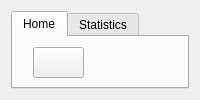
    <widget class="QWidget" name="page_4">
     <layout class="QVBoxLayout" name="verticalLayout_4">
      <item>
       <widget class="QTabWidget" name="tabWidget_3">
        <property name="styleSheet">
         <string notr="true">QTabWidget::pane {
    background: transparent;
    border: none;
}

QTabWidget::tab-bar {
    background: transparent;
}

QTabBar::tab {
    background: transparent;
    border: none;
    color: white;
    padding: 6px 12px;
}

QTabBar::tab:selected {
    background: rgba(255,255,255,0);
}

QTabBar::tab:hover {
    background: rgba(255,255,255,0.05);
}

/* Rendre la PAGE interne transparente */
QTabWidget &gt; QWidget {
    background: transparent;
    border: none;
}
</string>
        </property>
        <property name="currentIndex">
         <number>0</number>
        </property>
        <widget class="QWidget" name="tab_7">
         <attribute name="icon">
          <iconset>
           <normaloff>ressource/10.png</normaloff>ressource/10.png</iconset>
         </attribute>
         <attribute name="title">
          <string>Home</string>
         </attribute>
         <widget class="QGroupBox" name="groupBox_4">
          <property name="geometry">
           <rect>
            <x>20</x>
            <y>60</y>
            <width>461</width>
            <height>571</height>
           </rect>
          </property>
          <property name="styleSheet">
           <string notr="true">QGroupBox {
    background-color: rgb(173, 216, 230);
    border: 2px solid #00A3E0;
    border-radius: 6px;
    margin-top: 20px; /* space for the title */
    padding: 10px;
    font-family: Segoe UI, Arial;
    font-size: 14px;
    font-weight: bold;
    color: #003271;
}

QGroupBox::title {
    subcontrol-origin: margin;
    subcontrol-position: top left;
    padding: 2px 8px;
    background-color: #00A3E0;
    color: white;
    border-radius: 4px;
}
</string>
          </property>
          <property name="title">
           <string/>
          </property>
          <widget class="QLineEdit" name="P_id">
           <property name="geometry">
            <rect>
             <x>200</x>
             <y>80</y>
             <width>171</width>
             <height>41</height>
            </rect>
           </property>
           <property name="styleSheet">
            <string notr="true">QLineEdit {
    color: white;
    background: transparent;
    padding: 6px 14px;
    border-radius: 18px;

    /* Bordure lumineuse bleu/cyan comme la photo */
    border: 2px solid qlineargradient(
        x1:0, y1:0, x2:1, y2:0,
        stop:0 #00eaff,
        stop:1 #6a7cff
    );
}

/* Effet glow au focus */
QLineEdit:focus {
    border: 2px solid #00eaff;
    box-shadow: 0 0 12px #00eaff;
}
</string>
           </property>
          </widget>
          <widget class="QLabel" name="label_32">
           <property name="geometry">
            <rect>
             <x>90</x>
             <y>90</y>
             <width>41</width>
             <height>20</height>
            </rect>
           </property>
           <property name="styleSheet">
            <string notr="true">font-size:18px;
color:#ffffff;
font-weight: bold;</string>
           </property>
           <property name="text">
            <string>  ID :</string>
           </property>
          </widget>
          <widget class="QLineEdit" name="lineEdit_16">
           <property name="geometry">
            <rect>
             <x>200</x>
             <y>170</y>
             <width>181</width>
             <height>41</height>
            </rect>
           </property>
           <property name="styleSheet">
            <string notr="true">QLineEdit {
    color: white;
    background: transparent;
    padding: 6px 14px;
    border-radius: 18px;

    /* Bordure lumineuse bleu/cyan comme la photo */
    border: 2px solid qlineargradient(
        x1:0, y1:0, x2:1, y2:0,
        stop:0 #00eaff,
        stop:1 #6a7cff
    );
}

/* Effet glow au focus */
QLineEdit:focus {
    border: 2px solid #00eaff;
    box-shadow: 0 0 12px #00eaff;
}
</string>
           </property>
          </widget>
          <widget class="QLabel" name="label_33">
           <property name="geometry">
            <rect>
             <x>100</x>
             <y>180</y>
             <width>81</width>
             <height>20</height>
            </rect>
           </property>
           <property name="styleSheet">
            <string notr="true">QLabel {
    color: white;
    font-weight: bold;
    font-size: 11pt;
    font-family: 'Segoe UI', Arial, sans-serif;
}</string>
           </property>
           <property name="text">
            <string>Amount :</string>
           </property>
          </widget>
          <widget class="QLabel" name="label_34">
           <property name="geometry">
            <rect>
             <x>80</x>
             <y>270</y>
             <width>121</width>
             <height>20</height>
            </rect>
           </property>
           <property name="styleSheet">
            <string notr="true">QLabel {
    color: white;
    font-weight: bold;
    font-size: 11pt;
    font-family: 'Segoe UI', Arial, sans-serif;
}</string>
           </property>
           <property name="text">
            <string>Pay_Method :</string>
           </property>
          </widget>
          <widget class="QLabel" name="label_35">
           <property name="geometry">
            <rect>
             <x>100</x>
             <y>370</y>
             <width>61</width>
             <height>20</height>
            </rect>
           </property>
           <property name="styleSheet">
            <string notr="true">QLabel {
    color: white;
    font-weight: bold;
    font-size: 11pt;
    font-family: 'Segoe UI', Arial, sans-serif;
}</string>
           </property>
           <property name="text">
            <string> Date :</string>
           </property>
          </widget>
          <widget class="QLabel" name="label_36">
           <property name="geometry">
            <rect>
             <x>90</x>
             <y>450</y>
             <width>63</width>
             <height>20</height>
            </rect>
           </property>
           <property name="styleSheet">
            <string notr="true">QLabel {
    color: white;
    font-weight: bold;
    font-size: 11pt;
    font-family: 'Segoe UI', Arial, sans-serif;
}</string>
           </property>
           <property name="text">
            <string>Status :</string>
           </property>
          </widget>
          <widget class="QDateEdit" name="dateEdit">
           <property name="geometry">
            <rect>
             <x>200</x>
             <y>360</y>
             <width>181</width>
             <height>41</height>
            </rect>
           </property>
           <property name="styleSheet">
            <string notr="true">QDateEdit {
    color: white;
    background: transparent;
    padding: 6px 14px;
    border-radius: 18px;
    border: 2px solid qlineargradient(
        x1:0, y1:0, x2:1, y2:0,
        stop:0 #00eaff,
        stop:1 #6a7cff
    );
}

QDateEdit:focus {
    border: 2px solid #00eaff;
    box-shadow: 0 0 12px #00eaff;
}

QDateEdit::drop-down {
    border: none;
    background: transparent;
    width: 24px;
}

QDateEdit::down-arrow {
    image: url(:/images/ressource/icons8-calendar-50.png);
    width: 20px;
    height: 20px;
}
</string>
           </property>
          </widget>
          <widget class="QPushButton" name="pushButton_25">
           <property name="geometry">
            <rect>
             <x>20</x>
             <y>0</y>
             <width>161</width>
             <height>51</height>
            </rect>
           </property>
           <property name="styleSheet">
            <string notr="true">QPushButton {
    color: white;
    font-weight: bold;

    /* forme capsule parfaite */
    padding: 10px 28px;
    border-radius: 22px;

    /* dégradé violet → bleu (identique à la maquette) */
    background: qlineargradient(
        x1:0, y1:0, x2:1, y2:1,
        stop:0 #d147ff,     /* violet clair */
        stop:1 #4a7dff      /* bleu clair */
    );

    border: none;

    /* Glow léger autour du bouton (comme la maquette) */
    box-shadow: 0px 0px 12px rgba(120, 140, 255, 0.45);
}

/* Effet hover : un peu plus lumineux */
QPushButton:hover {
    background: qlineargradient(
        x1:0, y1:0, x2:1, y2:1,
        stop:0 #e66bff,
        stop:1 #6a92ff
    );
}

/* Effet clic : bouton écrasé légèrement */
QPushButton:pressed {
    transform: scale(0.96);
    box-shadow: 0px 0px 6px rgba(120, 140, 255, 0.3);
}
</string>
           </property>
           <property name="text">
            <string>Add Payment</string>
           </property>
           <property name="icon">
            <iconset>
             <normaloff>ressource/95.png</normaloff>ressource/95.png</iconset>
           </property>
           <property name="iconSize">
            <size>
             <width>25</width>
             <height>25</height>
            </size>
           </property>
          </widget>
          <widget class="QComboBox" name="comboBox_3">
           <property name="geometry">
            <rect>
             <x>210</x>
             <y>260</y>
             <width>181</width>
             <height>41</height>
            </rect>
           </property>
           <property name="styleSheet">
            <string notr="true">QComboBox {
    color: white;
    background: transparent;
    padding: 6px 14px;
    border-radius: 18px;
    border: 2px solid qlineargradient(
        x1:0, y1:0, x2:1, y2:0,
        stop:0 #00eaff,
        stop:1 #6a7cff
    );
}

QComboBox:focus {
    border: 2px solid #00eaff;
    box-shadow: 0 0 12px #00eaff;
}

QComboBox::drop-down {
    border: none;
    background: transparent;
    width: 24px;
}

QComboBox::down-arrow {
    image: url(:/images/ressource/arrow-down.png);
    width: 12px;
    height: 12px;
}

QComboBox QAbstractItemView {
    background: #1a1a2e;
    color: white;
    selection-background-color: #6a7cff;
    border: 1px solid #00eaff;
}
</string>
           </property>
           <property name="iconSize">
            <size>
             <width>50</width>
             <height>50</height>
            </size>
           </property>
           <item>
            <property name="text">
             <string>Select the Method</string>
            </property>
           </item>
           <item>
            <property name="text">
             <string>Credit Card</string>
            </property>
           </item>
           <item>
            <property name="text">
             <string>Cash</string>
            </property>
           </item>
          </widget>
          <widget class="QComboBox" name="comboBox_4">
           <property name="geometry">
            <rect>
             <x>190</x>
             <y>440</y>
             <width>191</width>
             <height>41</height>
            </rect>
           </property>
           <property name="styleSheet">
            <string notr="true">QComboBox {
    color: white;
    background: transparent;
    padding: 6px 14px;
    border-radius: 18px;
    border: 2px solid qlineargradient(
        x1:0, y1:0, x2:1, y2:0,
        stop:0 #00eaff,
        stop:1 #6a7cff
    );
}

QComboBox:focus {
    border: 2px solid #00eaff;
    box-shadow: 0 0 12px #00eaff;
}

QComboBox::drop-down {
    border: none;
    background: transparent;
    width: 24px;
}

QComboBox::down-arrow {
    image: url(:/images/ressource/arrow-down.png);
    width: 12px;
    height: 12px;
}

QComboBox QAbstractItemView {
    background: #1a1a2e;
    color: white;
    selection-background-color: #6a7cff;
    border: 1px solid #00eaff;
}
</string>
           </property>
           <item>
            <property name="text">
             <string>Select status</string>
            </property>
           </item>
           <item>
            <property name="text">
             <string>Payed </string>
            </property>
           </item>
           <item>
            <property name="text">
             <string>in progress</string>
            </property>
           </item>
           <item>
            <property name="text">
             <string>Canceled </string>
            </property>
           </item>
          </widget>
          <widget class="QLabel" name="label_76">
           <property name="geometry">
            <rect>
             <x>10</x>
             <y>80</y>
             <width>71</width>
             <height>41</height>
            </rect>
           </property>
           <property name="text">
            <string/>
           </property>
           <property name="pixmap">
            <pixmap>ressource/90.png</pixmap>
           </property>
           <property name="scaledContents">
            <bool>true</bool>
           </property>
          </widget>
          <widget class="QLabel" name="label_77">
           <property name="geometry">
            <rect>
             <x>10</x>
             <y>170</y>
             <width>81</width>
             <height>41</height>
            </rect>
           </property>
           <property name="text">
            <string/>
           </property>
           <property name="pixmap">
            <pixmap>ressource/91.png</pixmap>
           </property>
           <property name="scaledContents">
            <bool>true</bool>
           </property>
          </widget>
          <widget class="QLabel" name="label_78">
           <property name="geometry">
            <rect>
             <x>10</x>
             <y>260</y>
             <width>61</width>
             <height>41</height>
            </rect>
           </property>
           <property name="text">
            <string/>
           </property>
           <property name="pixmap">
            <pixmap>ressource/92.png</pixmap>
           </property>
           <property name="scaledContents">
            <bool>true</bool>
           </property>
          </widget>
          <widget class="QLabel" name="label_79">
           <property name="geometry">
            <rect>
             <x>10</x>
             <y>350</y>
             <width>61</width>
             <height>51</height>
            </rect>
           </property>
           <property name="text">
            <string/>
           </property>
           <property name="pixmap">
            <pixmap>ressource/93.png</pixmap>
           </property>
           <property name="scaledContents">
            <bool>true</bool>
           </property>
          </widget>
          <widget class="QLabel" name="label_80">
           <property name="geometry">
            <rect>
             <x>10</x>
             <y>440</y>
             <width>61</width>
             <height>51</height>
            </rect>
           </property>
           <property name="text">
            <string/>
           </property>
           <property name="pixmap">
            <pixmap>ressource/94.png</pixmap>
           </property>
           <property name="scaledContents">
            <bool>true</bool>
           </property>
          </widget>
          <zorder>label_32</zorder>
          <zorder>lineEdit_16</zorder>
          <zorder>label_33</zorder>
          <zorder>label_34</zorder>
          <zorder>label_35</zorder>
          <zorder>label_36</zorder>
          <zorder>pushButton_25</zorder>
          <zorder>comboBox_4</zorder>
          <zorder>P_id</zorder>
          <zorder>dateEdit</zorder>
          <zorder>comboBox_3</zorder>
          <zorder>label_76</zorder>
          <zorder>label_77</zorder>
          <zorder>label_78</zorder>
          <zorder>label_79</zorder>
          <zorder>label_80</zorder>
         </widget>
         <widget class="QWidget" name="transaction_container" native="true">
          <property name="geometry">
           <rect>
            <x>570</x>
            <y>80</y>
            <width>721</width>
            <height>491</height>
           </rect>
          </property>
          <property name="styleSheet">
           <string notr="true">#transaction_container {
    background: qlineargradient(
        x1:0, y1:0, x2:1, y2:0,

        /* Bleu très clair en entrée */
        stop:0 rgba(90, 150, 255, 70),

        /* Bleu encore plus clair au centre */
        stop:0.5 rgba(140, 190, 255, 60),

        /* Bleu léger et doux en sortie */
        stop:1 rgba(100, 160, 255, 70)
    );

    border-radius: 26px;

    /* contour très discret */
    border: 1px solid rgba(255, 255, 255, 50);

    /* Reflet intérieur très soft (effet verre) */
    box-shadow:
        inset 0 0 35px rgba(255, 255, 255, 30),
        0 0 20px rgba(100, 160, 255, 25);
}
</string>
          </property>
          <widget class="QComboBox" name="comboBoxsort">
           <property name="geometry">
            <rect>
             <x>370</x>
             <y>40</y>
             <width>121</width>
             <height>41</height>
            </rect>
           </property>
           <property name="styleSheet">
            <string notr="true">QComboBox {
    color: white;
    background: transparent;
    padding: 6px 14px;
    border-radius: 18px;
    border: 2px solid qlineargradient(
        x1:0, y1:0, x2:1, y2:0,
        stop:0 #00eaff,
        stop:1 #6a7cff
    );
}

QComboBox:focus {
    border: 2px solid #00eaff;
    box-shadow: 0 0 12px #00eaff;
}

QComboBox::drop-down {
    border: none;
    background: transparent;
    width: 24px;
}

QComboBox::down-arrow {
    image: url(:/images/ressource/arrow-down.png);
    width: 12px;
    height: 12px;
}

QComboBox QAbstractItemView {
    background: #1a1a2e;
    color: white;
    selection-background-color: #6a7cff;
    border: 1px solid #00eaff;
}
</string>
           </property>
           <item>
            <property name="text">
             <string>Sort By</string>
            </property>
           </item>
           <item>
            <property name="text">
             <string>Amount</string>
            </property>
           </item>
           <item>
            <property name="text">
             <string>Date</string>
            </property>
           </item>
          </widget>
          <widget class="QComboBox" name="comboBoxSortOrder">
           <property name="geometry">
            <rect>
             <x>540</x>
             <y>40</y>
             <width>101</width>
             <height>41</height>
            </rect>
           </property>
           <property name="styleSheet">
            <string notr="true">QComboBox {
    color: white;
    background: transparent;
    padding: 6px 14px;
    border-radius: 18px;
    border: 2px solid qlineargradient(
        x1:0, y1:0, x2:1, y2:0,
        stop:0 #00eaff,
        stop:1 #6a7cff
    );
}

QComboBox:focus {
    border: 2px solid #00eaff;
    box-shadow: 0 0 12px #00eaff;
}

QComboBox::drop-down {
    border: none;
    background: transparent;
    width: 24px;
}

QComboBox::down-arrow {
    image: url(:/images/ressource/arrow-down.png);
    width: 12px;
    height: 12px;
}

QComboBox QAbstractItemView {
    background: #1a1a2e;
    color: white;
    selection-background-color: #6a7cff;
    border: 1px solid #00eaff;
}
</string>
           </property>
           <item>
            <property name="text">
             <string>Order</string>
            </property>
           </item>
           <item>
            <property name="text">
             <string>Ascending</string>
            </property>
           </item>
           <item>
            <property name="text">
             <string>Descending</string>
            </property>
           </item>
          </widget>
          <widget class="QLineEdit" name="lineEdit_17">
           <property name="geometry">
            <rect>
             <x>180</x>
             <y>40</y>
             <width>131</width>
             <height>41</height>
            </rect>
           </property>
           <property name="styleSheet">
            <string notr="true">QLineEdit {
    color: white;
    background: transparent;
    padding: 6px 14px;
    border-radius: 18px;

    /* Bordure lumineuse bleu/cyan comme la photo */
    border: 2px solid qlineargradient(
        x1:0, y1:0, x2:1, y2:0,
        stop:0 #00eaff,
        stop:1 #6a7cff
    );
}

/* Effet glow au focus */
QLineEdit:focus {
    border: 2px solid #00eaff;
    box-shadow: 0 0 12px #00eaff;
}
</string>
           </property>
           <property name="placeholderText">
            <string>         ID</string>
           </property>
          </widget>
          <widget class="QLabel" name="label_37">
           <property name="geometry">
            <rect>
             <x>20</x>
             <y>50</y>
             <width>141</width>
             <height>20</height>
            </rect>
           </property>
           <property name="styleSheet">
            <string notr="true">QLabel {
    color: white;
    font-weight: bold;
    font-size: 11pt;
    font-family: 'Segoe UI', Arial, sans-serif;
}</string>
           </property>
           <property name="text">
            <string>Search Payment By:</string>
           </property>
          </widget>
          <widget class="QPushButton" name="pushButton_27">
           <property name="geometry">
            <rect>
             <x>20</x>
             <y>390</y>
             <width>191</width>
             <height>51</height>
            </rect>
           </property>
           <property name="styleSheet">
            <string notr="true">QPushButton {
    color: white;
    font-weight: bold;

    /* forme capsule parfaite */
    padding: 10px 28px;
    border-radius: 22px;

    /* dégradé violet → bleu (identique à la maquette) */
    background: qlineargradient(
        x1:0, y1:0, x2:1, y2:1,
        stop:0 #d147ff,     /* violet clair */
        stop:1 #4a7dff      /* bleu clair */
    );

    border: none;

    /* Glow léger autour du bouton (comme la maquette) */
    box-shadow: 0px 0px 12px rgba(120, 140, 255, 0.45);
}

/* Effet hover : un peu plus lumineux */
QPushButton:hover {
    background: qlineargradient(
        x1:0, y1:0, x2:1, y2:1,
        stop:0 #e66bff,
        stop:1 #6a92ff
    );
}

/* Effet clic : bouton écrasé légèrement */
QPushButton:pressed {
    transform: scale(0.96);
    box-shadow: 0px 0px 6px rgba(120, 140, 255, 0.3);
}
</string>
           </property>
           <property name="text">
            <string>Export to Excel</string>
           </property>
           <property name="icon">
            <iconset>
             <normaloff>ressource/96.png</normaloff>ressource/96.png</iconset>
           </property>
           <property name="iconSize">
            <size>
             <width>30</width>
             <height>30</height>
            </size>
           </property>
          </widget>
          <widget class="QPushButton" name="pushButton_28">
           <property name="geometry">
            <rect>
             <x>390</x>
             <y>390</y>
             <width>131</width>
             <height>51</height>
            </rect>
           </property>
           <property name="styleSheet">
            <string notr="true">QPushButton {
    color: white;
    font-weight: bold;

    /* forme capsule parfaite */
    padding: 10px 28px;
    border-radius: 22px;

    /* dégradé violet → bleu (identique à la maquette) */
    background: qlineargradient(
        x1:0, y1:0, x2:1, y2:1,
        stop:0 #d147ff,     /* violet clair */
        stop:1 #4a7dff      /* bleu clair */
    );

    border: none;

    /* Glow léger autour du bouton (comme la maquette) */
    box-shadow: 0px 0px 12px rgba(120, 140, 255, 0.45);
}

/* Effet hover : un peu plus lumineux */
QPushButton:hover {
    background: qlineargradient(
        x1:0, y1:0, x2:1, y2:1,
        stop:0 #e66bff,
        stop:1 #6a92ff
    );
}

/* Effet clic : bouton écrasé légèrement */
QPushButton:pressed {
    transform: scale(0.96);
    box-shadow: 0px 0px 6px rgba(120, 140, 255, 0.3);
}
</string>
           </property>
           <property name="text">
            <string>Delete</string>
           </property>
           <property name="icon">
            <iconset>
             <normaloff>ressource/20.png</normaloff>ressource/20.png</iconset>
           </property>
           <property name="iconSize">
            <size>
             <width>25</width>
             <height>25</height>
            </size>
           </property>
          </widget>
          <widget class="QLineEdit" name="lineEdit_18">
           <property name="geometry">
            <rect>
             <x>550</x>
             <y>390</y>
             <width>161</width>
             <height>51</height>
            </rect>
           </property>
           <property name="styleSheet">
            <string notr="true">QLineEdit {
    color: white;
    background: transparent;
    padding: 6px 14px;
    border-radius: 18px;

    /* Bordure lumineuse bleu/cyan comme la photo */
    border: 2px solid qlineargradient(
        x1:0, y1:0, x2:1, y2:0,
        stop:0 #00eaff,
        stop:1 #6a7cff
    );
}

/* Effet glow au focus */
QLineEdit:focus {
    border: 2px solid #00eaff;
    box-shadow: 0 0 12px #00eaff;
}
</string>
           </property>
           <property name="placeholderText">
            <string>Payment_ID</string>
           </property>
          </widget>
          <widget class="QTableWidget" name="tableWidget_4">
           <property name="geometry">
            <rect>
             <x>30</x>
             <y>90</y>
             <width>671</width>
             <height>271</height>
            </rect>
           </property>
           <property name="styleSheet">
            <string notr="true">QTableWidget {
    background: qlineargradient(
        x1:0, y1:0, x2:0, y2:1,
        stop:0 rgba(26, 26, 46, 0.95),
        stop:1 rgba(20, 20, 35, 0.98)
    );
    color: white;
    gridline-color: rgba(100, 200, 255, 0.2);
    border: 2px solid qlineargradient(
        x1:0, y1:0, x2:1, y2:0,
        stop:0 #00eaff,
        stop:1 #6a7cff
    );
    border-radius: 8px;
    selection-background-color: qlineargradient(
        x1:0, y1:0, x2:1, y2:0,
        stop:0 rgba(0, 234, 255, 0.3),
        stop:1 rgba(106, 124, 255, 0.3)
    );
    selection-color: white;
    font-family: 'Segoe UI', Arial, sans-serif;
    font-size: 11pt;
}

QTableWidget::item {
    padding: 8px;
    border: none;
}

QTableWidget::item:hover {
    background: rgba(0, 234, 255, 0.15);
}

QTableWidget::item:selected {
    background: qlineargradient(
        x1:0, y1:0, x2:1, y2:0,
        stop:0 rgba(0, 234, 255, 0.4),
        stop:1 rgba(106, 124, 255, 0.4)
    );
    color: white;
}

QHeaderView::section {
    background: qlineargradient(
        x1:0, y1:0, x2:1, y2:0,
        stop:0 #4472C4,
        stop:1 #6a7cff
    );
    color: white;
    padding: 8px;
    border: none;
    font-weight: bold;
    font-size: 11pt;
    border-right: 1px solid rgba(255, 255, 255, 0.1);
}

QHeaderView::section:hover {
    background: qlineargradient(
        x1:0, y1:0, x2:1, y2:0,
        stop:0 #5588dd,
        stop:1 #7a8cff
    );
}

QScrollBar:vertical {
    background: rgba(26, 26, 46, 0.5);
    width: 12px;
    border-radius: 6px;
}

QScrollBar::handle:vertical {
    background: qlineargradient(
        x1:0, y1:0, x2:1, y2:0,
        stop:0 #00eaff,
        stop:1 #6a7cff
    );
    border-radius: 6px;
    min-height: 20px;
}

QScrollBar::handle:vertical:hover {
    background: qlineargradient(
        x1:0, y1:0, x2:1, y2:0,
        stop:0 #00ffff,
        stop:1 #7a8cff
    );
}

QScrollBar::add-line:vertical, QScrollBar::sub-line:vertical {
    height: 0px;
}

QScrollBar:horizontal {
    background: rgba(26, 26, 46, 0.5);
    height: 12px;
    border-radius: 6px;
}

QScrollBar::handle:horizontal {
    background: qlineargradient(
        x1:0, y1:0, x2:1, y2:0,
        stop:0 #00eaff,
        stop:1 #6a7cff
    );
    border-radius: 6px;
    min-width: 20px;
}

QScrollBar::handle:horizontal:hover {
    background: qlineargradient(
        x1:0, y1:0, x2:1, y2:0,
        stop:0 #00ffff,
        stop:1 #7a8cff
    );
}

QScrollBar::add-line:horizontal, QScrollBar::sub-line:horizontal {
    width: 0px;
}

QTableCornerButton::section {
    background: #4472C4;
    border: none;
}
</string>
           </property>
           <row/>
           <row/>
           <row/>
           <row/>
           <row/>
           <row/>
           <row/>
           <row/>
           <column>
            <property name="text">
             <string>ID</string>
            </property>
           </column>
           <column>
            <property name="text">
             <string>Amount</string>
            </property>
           </column>
           <column>
            <property name="text">
             <string>Pay_Method</string>
            </property>
           </column>
           <column>
            <property name="text">
             <string>Date</string>
            </property>
           </column>
           <column>
            <property name="text">
             <string>Status</string>
            </property>
           </column>
          </widget>
         </widget>
         <widget class="QPushButton" name="darkmode_button">
          <property name="geometry">
           <rect>
            <x>20</x>
            <y>10</y>
            <width>51</width>
            <height>31</height>
           </rect>
          </property>
          <property name="text">
           <string/>
          </property>
          <property name="icon">
           <iconset resource="resources.qrc">
            <normaloff>:/images/ressource/night-mode.png</normaloff>:/images/ressource/night-mode.png</iconset>
          </property>
         </widget>
        </widget>
        <widget class="QWidget" name="fa">
         <attribute name="icon">
          <iconset>
           <normaloff>ressource/11.png</normaloff>ressource/11.png</iconset>
         </attribute>
         <attribute name="title">
          <string>Statistics</string>
         </attribute>
         <widget class="QLabel" name="label_38">
          <property name="geometry">
           <rect>
            <x>600</x>
            <y>10</y>
            <width>701</width>
            <height>551</height>
           </rect>
          </property>
          <property name="styleSheet">
           <string notr="true"> background-image: url(:/images/ressource/chart2.png);</string>
          </property>
          <property name="text">
           <string/>
          </property>
          <property name="pixmap">
           <pixmap resource="resources.qrc">:/images/ressource/chart2.png</pixmap>
          </property>
          <property name="scaledContents">
           <bool>true</bool>
          </property>
         </widget>
         <widget class="QLabel" name="label_39">
          <property name="geometry">
           <rect>
            <x>0</x>
            <y>10</y>
            <width>561</width>
            <height>551</height>
           </rect>
          </property>
          <property name="styleSheet">
           <string notr="true"> background-image: url(:/images/ressource/testchart.png);</string>
          </property>
          <property name="text">
           <string/>
          </property>
          <property name="pixmap">
           <pixmap resource="resources.qrc">:/images/ressource/testchart.png</pixmap>
          </property>
          <property name="scaledContents">
           <bool>true</bool>
          </property>
         </widget>
        </widget>
       </widget>
      </item>
     </layout>
    </widget>
